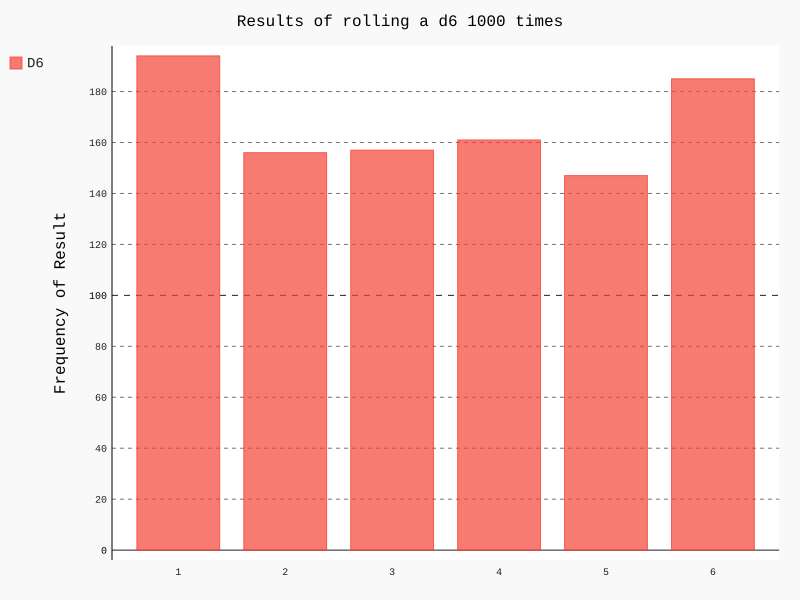

This chart was generated by the following Python code:
from die import Die
import pygal

# Create a d6
die = Die()

# Make some rolls, and store results in a list
results = []
for roll_num in range(1000):
    result = die.roll()
    results.append(result)

print(results)

# Analysis
frequencies = []
for value in range(1, die.num_sides+1):
    frequency = results.count(value)
    frequencies.append(frequency)

#TODO: Demonstrate Counter

print(frequencies)

# Visualize
hist = pygal.Bar()
hist.title = "Results of rolling a d6 1000 times"
hist.x_labels = ['1','2','3','4','5','6']
hist.y_title = "Result"
hist.y_title = "Frequency of Result"

hist.add('D6', frequencies)
hist.render_to_file('die_visual.svg')
